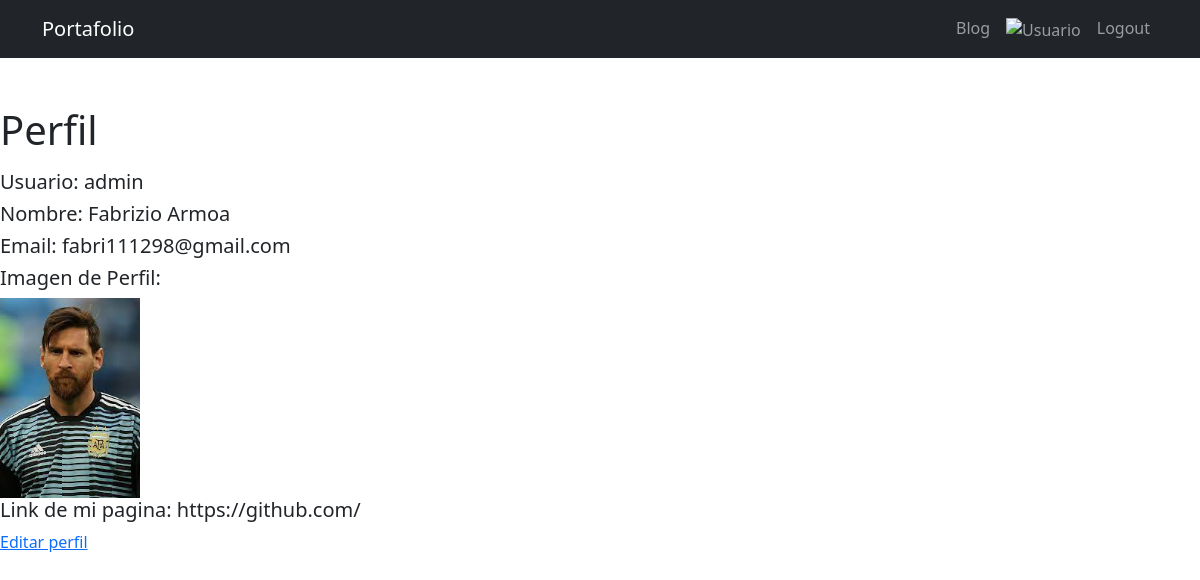
/accounts/profile/ (signed in), run on the app's committed database.
### accounts/models.py (models this page shows)
class UserAvatar(models.Model):
    avatar = models.ImageField(upload_to='avatares', blank=True,null=True)
    user = models.ForeignKey(User,on_delete=models.CASCADE)
    link = models.URLField(null=True)

### accounts/views.py (the view)
# urls.py: path('profile/', profile, name="profile"),
@login_required
def profile(request):
    data_user, _= UserAvatar.objects.get_or_create(user=request.user)
    return render(request, 'profile.html',{'data_user':data_user})

### accounts/templates/profile.html (shortened to what this page needs)
{% extends 'layout.html' %}
{% block profile %}
<h1>Perfil</h1>
<h5>Usuario: {{request.user.username}}</h5>
<h5>Nombre: {{request.user.first_name}} {{request.user.last_name}}</h5>
<h5>Email: {{request.user.email}}</h5>
<h5>Imagen de Perfil:</h5><img src="{{data_user.avatar.url}}" alt="Imagen de perfil" height="200">
<h5>Link de mi pagina: {{data_user.link}}</h5>
    <a href={% url 'edit' %}> Editar perfil</a>
{% endblock %}

### data on the page
UserAvatar: avatar (picture), link "https://github.com/"

### other printed values
{{ request.user.username }} "admin"
{{ request.user.first_name }} "Fabrizio"
{{ request.user.last_name }} "Armoa"
{{ request.user.email }} "fabri111298@gmail.com"
